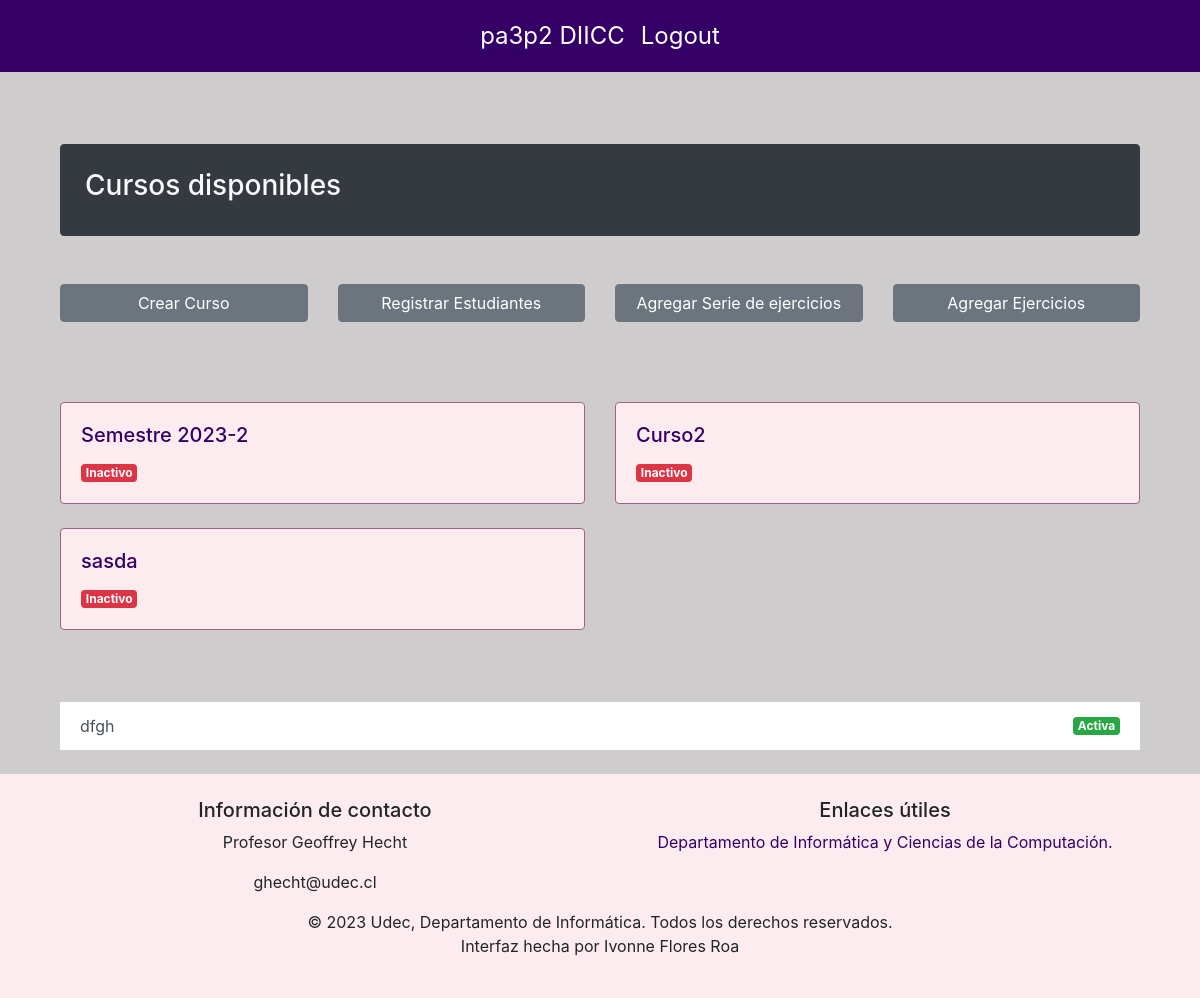
The app's page /dashDocente/1 (signed in), older data.
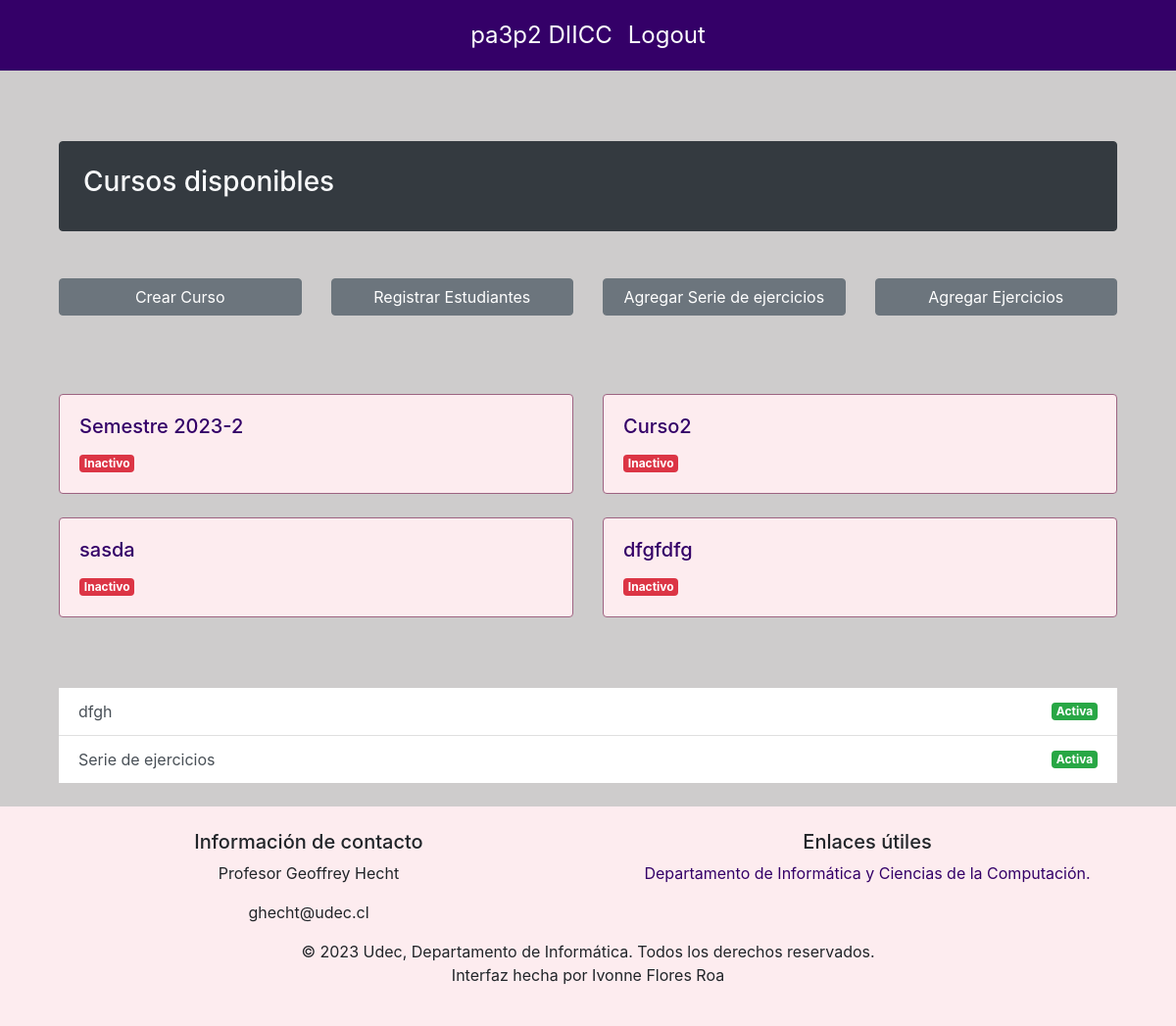
The same page, newer data.
### basedatos/modelos.py (models this page shows, shortened)
class Curso(db.Model):
    id = db.Column(db.Integer, primary_key=True)
    nombre = db.Column(db.String(100), nullable=False, unique=True)
    activa = db.Column(db.Boolean(), nullable=False, default=True)
    estudiantes = db.relationship('Estudiante', secondary=inscripciones, back_populates='cursos')
    grupos = db.relationship('Grupo', order_by=Grupo.id, back_populates='curso')

class Serie(db.Model):
    id = db.Column(db.Integer, primary_key=True)
    nombre = db.Column(db.String(50), nullable=False, unique=True)
    activa = db.Column(db.Boolean(), nullable=False, default=True)
    ejercicios = db.relationship('Ejercicio', order_by=Ejercicio.id, back_populates='serie')

### main.py (the view, shortened to what this page needs)
@app.route('/dashDocente/<int:supervisor_id>', methods=['GET', 'POST'])
@login_required
def dashDocente(supervisor_id):
    if not verify_supervisor(supervisor_id):
        return redirect(url_for('login'))
    series = Serie.query.all()
    cursos = Curso.query.all()
    ejercicios = Ejercicio.query.all()
    ejercicios_por_serie = {}
    curso_seleccionado_id=None
    grupos = []
    if not cursos:
        flash('No existen cursos, por favor crear un curso', 'danger')
        id_curso_seleccionado=None
    if not series:
        flash('No existen series, por favor crear una serie', 'danger')
    if not ejercicios:
        flash('No existen ejercicios, por favor crear un ejercicio', 'danger')
    if curso_seleccionado_id is None or curso_seleccionado_id == 1:  # Ajusta el 1 al ID del primer curso en tu base de datos
        primer_curso = session.get(1)
        if primer_curso:
            grupos = Grupo.query.filter_by(id_curso=curso_seleccionado_id)
    grupos = []
    if curso_seleccionado_id is not None:
        grupos = Grupo.query.filter_by(curso_id=curso_seleccionado_id).all()
    return render_template('vistaDocente.html', supervisor_id=supervisor_id, cursos=cursos, grupos=grupos, curso_seleccionado_id=curso_seleccionado_id,series=series)

### basedatos/modelos.py (called while the page is built)
    @property
    def is_authenticated(self):
        return True

### main.py (called while the page is built)
@login_manager.user_loader
def load_user(user_id):
    if user_id.startswith("e"):
        user = db.session.get(Estudiante, int(user_id[1:]))
    elif user_id.startswith("s"):
        user = db.session.get(Supervisor, int(user_id[1:]))
    else:
        return None
    return user

def verify_supervisor(supervisor_id):
    if not isinstance(current_user, Supervisor):
        flash('No tienes permiso para acceder a este dashboard. Debes ser un Supervisor.', 'danger')
        return False
    if current_user.id != supervisor_id:
        flash('No tienes permiso para acceder a este dashboard.', 'danger')
        return False
    return True

### templates/vistaDocente.html (shortened to what this page needs)
{% extends 'layout.html' %}
{% block content %}
<div class="container mt-5">
  <br>
  <br>
  <div class="card text-light bg-dark p-4 rounded mb-4 no-hover-effect border-dark">
    <h3>{% if curso_seleccionado %}{{ curso_seleccionado.nombre }}{% else %}Cursos disponibles{% endif %}</h3>
  </div>
</div>
<div class="container mt-5">
  <div class="row">
    <div class="col-12 mb-3">
      <div class="row">
        <div class="col-md-3 mb-3">
          <a href="{{ url_for('registrarEstudiantes', supervisor_id=supervisor_id) }}" class="btn btn-secondary btn-block">Crear Curso</a>
        </div>
        <div class="col-md-3 mb-3">
          <a href="{{ url_for('registrarEstudiantes', supervisor_id=supervisor_id) }}" class="btn btn-secondary btn-block">Registrar Estudiantes</a>
        </div>
        <div class="col-md-3 mb-3">
          <a href="{{ url_for('agregarSerie', supervisor_id=supervisor_id) }}" class="btn btn-secondary btn-block">Agregar Serie de ejercicios</a>
        </div>
        <div class="col-md-3 mb-3">
          <a href="{{ url_for('agregarEjercicio', supervisor_id=supervisor_id) }}" class="btn btn-secondary btn-block">Agregar Ejercicios</a>
        </div>
      </div>
    </div>
  </div>
</div>
<div class="container mt-5">
  <div class="row">
    {% for curso in cursos %}
      <div class="col-md-6 mb-4">
        <a href="{{ url_for('detallesCurso', supervisor_id=supervisor_id, curso_id=curso.id) }}" class="card-link text-decoration-none">
          <div class="card bg-custom-purple text-white">
            <div class="card-body">
              <h5 class="card-title text-lg text-custom-champagne">{{ curso.nombre }}</h5>
              <p class="card-text text-custom-champagne">
                <span class="badge {% if curso.activa %}badge-success{% else %}badge-danger{% endif %}">
                  {% if curso.activa %}
                    Activo
                  {% else %}
                    Inactivo
                  {% endif %}
                </span>
              </p>
            </div>
          </div>
        </a>
      </div>
    {% endfor %}
  </div>
</div>
<div class="container mt-5">
  <ul class="list-group list-group-flush">
    {% for serie in series %}
      <a href="{{ url_for('detallesSeries', supervisor_id=supervisor_id, serie_id=serie.id) }}" class="list-group-item list-group-item-action">
        <div class="d-flex flex-column flex-sm-row justify-content-between align-items-center">
          <span>{{ serie.nombre }}</span>
          <span class="badge {% if serie.activa %}badge-success{% else %}badge-danger{% endif %}">
            {% if serie.activa %}
              Activa
            {% else %}
              Inactiva
            {% endif %}
          </span>
        </div>
      </a>
    {% endfor %}
  </ul>
  <br>
</div>
{% endblock %}

### templates/layout.html (shortened to what this page needs)
<!doctype html>
<html lang="es">
  <head>
    <link href="{{ url_for('static', filename='css/bootstrap.min.css') }}" rel="stylesheet">
    <link href="{{ url_for('static', filename='css/layout.css') }}" rel="stylesheet">
    <link rel="stylesheet" href="https://cdnjs.cloudflare.com/ajax/libs/font-awesome/5.15.3/css/all.min.css">
  </head>
  <body>
    <nav class="navbar navbar-expand-sm justify-content-center fixed-top">
      <ul class="navbar-nav">
        <li class="nav-item">
          <a class="nav-link" href="{{ url_for('login') }}">pa3p2 DIICC</a>
        </li>
        <li class="nav-item">
          <a class="nav-link" href="{{ url_for('logout') }}">Logout</a>
        </li>
      </ul>
    </nav>
    <main class="container mt-5">
      {% block content %}{% endblock %}
    </main>
  <footer class="footer py-4 fixed-bottom">
    <div class="container text-center">
        <div class="row">
            <div class="col-md-6">
                <h5>Información de contacto</h5>
                <p>Profesor Geoffrey Hecht</p>
                <p>ghecht@udec.cl</p>
            </div>
            <div class="col-md-6">
                <h5>Enlaces útiles</h5>
                <ul class="list-unstyled">
                    <li><a href="https://fi.udec.cl/departamentos/informatica-y-cs-de-la-computacion/">Departamento de Informática y Ciencias de la Computación.</a></li>
                </ul>
            </div>
        </div>
        <div class="row">
            <div class="col-12 text-center">
                <p class="mb-0">&copy; 2023 Udec, Departamento de Informática. Todos los derechos reservados.</p>
                <p>Interfaz hecha por Ivonne Flores Roa</p>
              </div>
        </div>
    </div>
  </footer>
  </body>
  </html>

### static/css/layout.css (style rules this page uses)
:root { --silver: #ceccccff; --china-rose: #9d6381ff; --lavender-blush: #fdecefff; --night: #0f110cff; --persian-indigo: #340068ff; --secondary: #6c757d; --silver-opaco: rgba(206, 204, 204, 0.5); --persian-indigo-opaco: rgba(52, 0, 104, 0.5); }
.navbar-nav a { color: white; }
.navbar { font-size: 1.5em; padding: 10px 0; background-color: #340068; }
body { min-height: 100vh; display: flex; flex-direction: column; background-color: #ceccccff; }
main { flex: 1; }
a { color: #340068; }
.footer { position: relative; bottom: 0; width: 100%; background-color: #FDECEF; }

### templates/vistaDocente.html (style rules this page uses)
.card { transition: box-shadow 0.3s ease-in-out; border: 1px solid #9d6381ff; }
.bg-custom-purple { background-color: #FDECEF; }
.text-custom-champagne { color: #340068 ; }
a { color: #340068; }

Row changes from the older to the newer data that the page shows:
added Curso: nombre "dfgfdfg", activa "Inactivo"
added Serie: nombre "Serie de ejercicios", activa "Activa"
